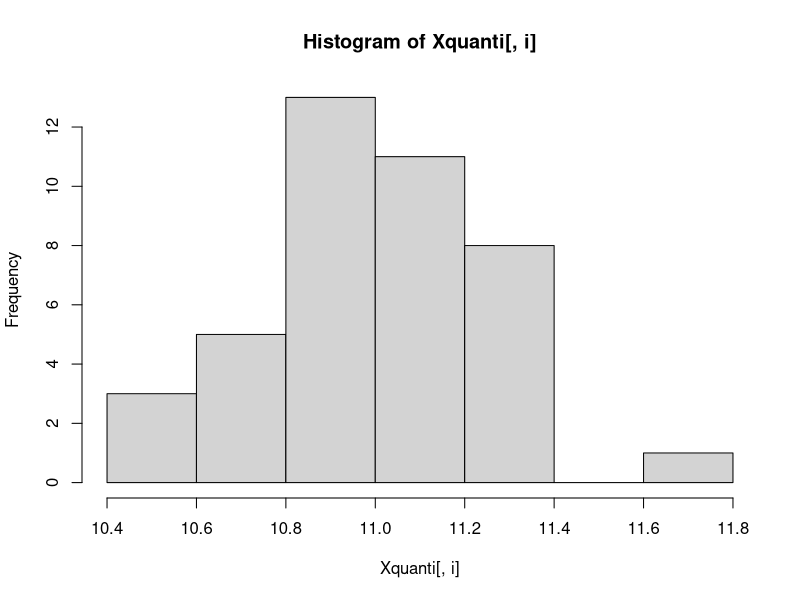
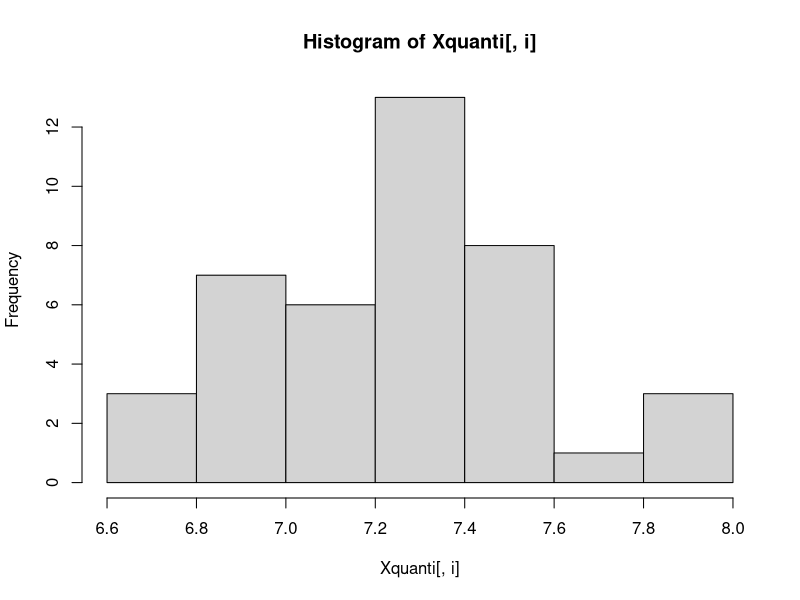
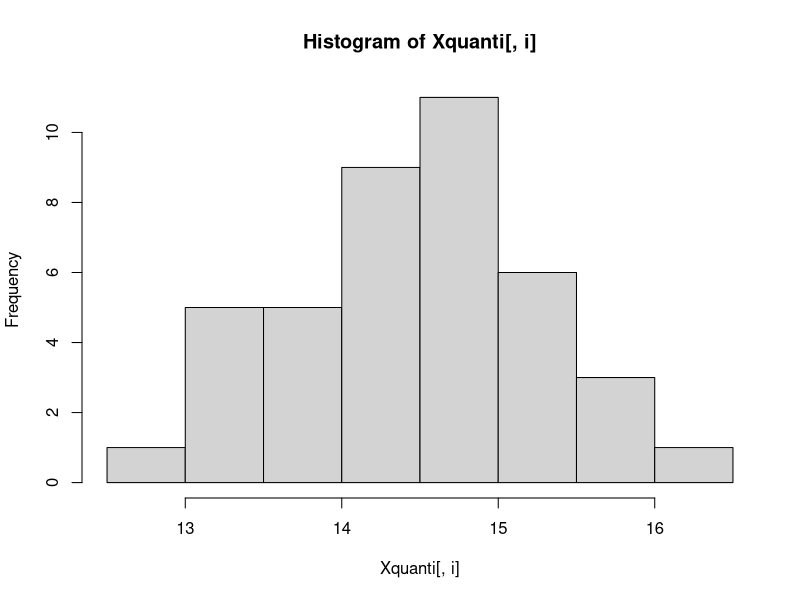
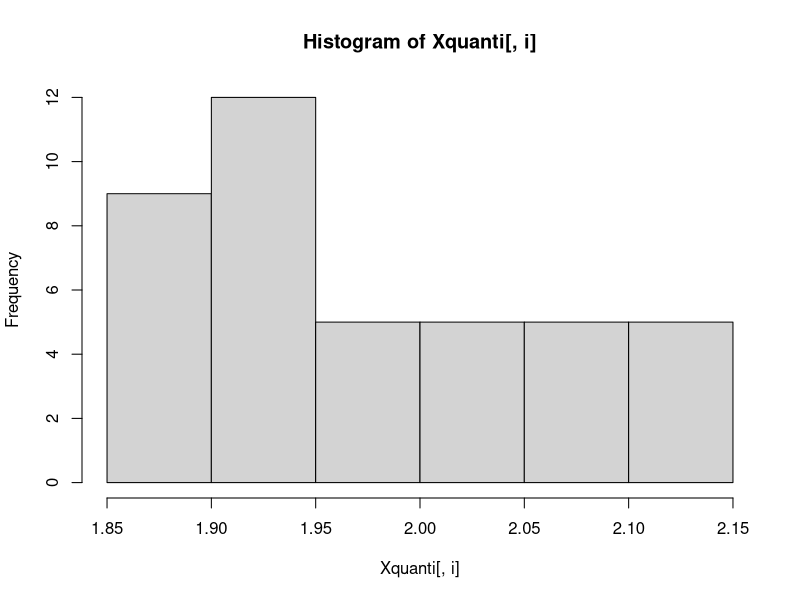
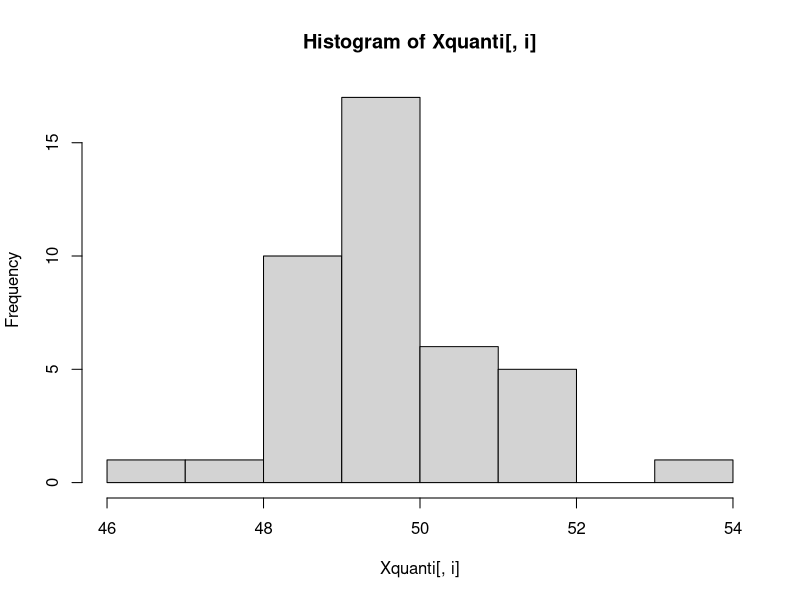
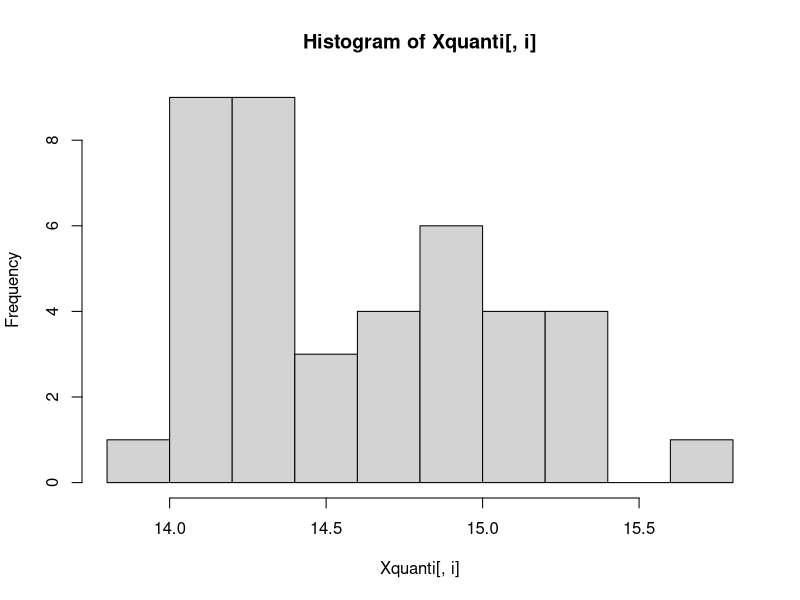
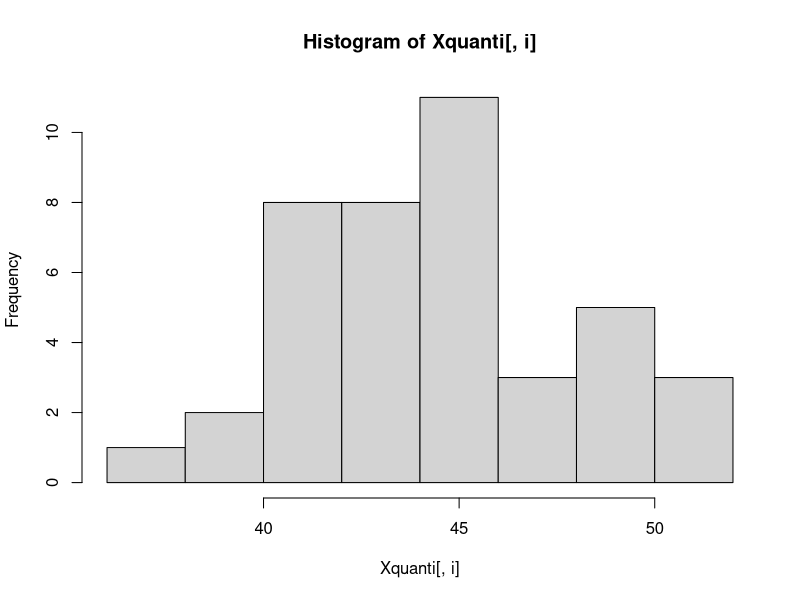
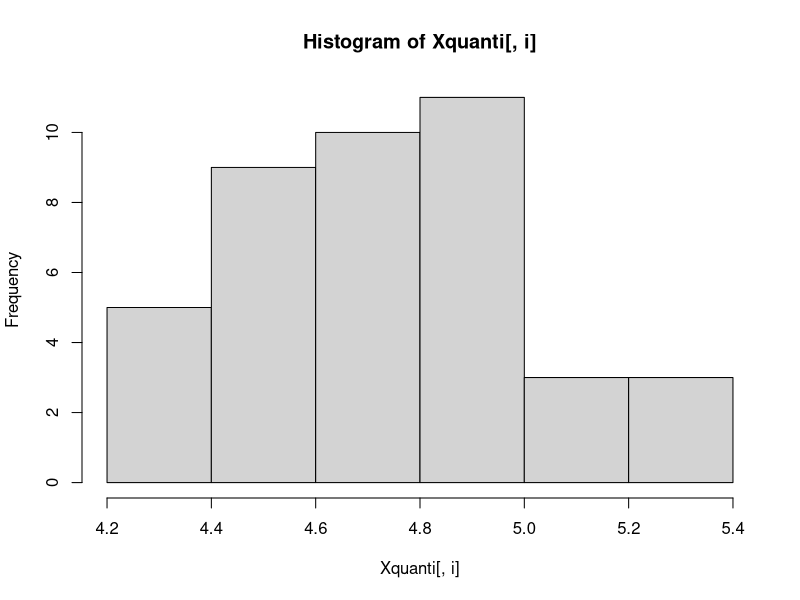

These charts were generated, in order, by the following R code:
## ---- chunk 1
decathlon <- read.table("../../decathlon.csv", 
      header=TRUE, sep=";",dec=".", row.names=1, check.names=FALSE, fileEncoding="latin1")
## ---- chunk 2
summary(decathlon)
Xquanti<-decathlon[,-c(13)]
summary(Xquanti)
#y a t-il des variables manquantes ?  
sum(is.na(Xquanti)) #reponse
apply(Xquanti, 2,var)

for(i in 1:12){
  hist(Xquanti[,i])
}


## ---- chunk 3
plot(Xquanti)
## ---- chunk 4
matrice_cor <- cor(Xquanti)
matrice_cor
## ---- chunk 5
install.packages("corrplot")
library(corrplot)
corrplot(matrice_cor)
## ---- chunk 6
max(matrice_cor)
## ---- chunk 7
min(matrice_cor)
## ---- chunk 8
(sum(matrice_cor > 0.5)-12)/2
## ---- chunk 9
library(FactoMineR)
## ---- chunk 10
 epreuve <- Xquanti[, 1:10]
## ---- chunk 11
res <- PCA(epreuve)
## ---- chunk 12
summary(res)
## ---- chunk 13
res$eig
## ---- chunk 14
plot(res$eig[,2],type="h",lwd=5)
## ---- chunk 15
var_acp <- res$var$coord # extaction tableau coordonnée variable
dim1_max <- rownames(var_acp)[which.max(var_acp[,1])]
dim1_min <- rownames(var_acp)[which.min(var_acp[,1])]
dim2_max <- rownames(var_acp)[which.max(var_acp[,2])]
dim2_min <- rownames(var_acp)[which.min(var_acp[,2])]

extr_frame <- data.frame(
  Axe = c("Dim 1", "Dim 2"),
  Max = c(dim1_max, dim2_max),
  Min = c(dim1_min, dim2_min)
)

extr_frame
## ---- chunk 16
res_pca_11_12 <- PCA(
  Xquanti, #data
  quali.sup = 11,
  quanti.sup = 12
)
## ---- chunk 17
res_pca_11_12_13 <- PCA(
  decathlon[,-11], #data
  quali.sup = 12,
  quanti.sup = 11
)
## ---- chunk 18
summary(res_pca_11_12_13, ncp=2)
## ---- chunk 19
dimdesc(res)
## ---- chunk 20
dimdesc(res, proba=0.2)
## ---- chunk 21
plot(res, cex=0.8, invisible="quali", title="Graphe des individus")
## ---- chunk 22
plot(res, cex=0.8, habillage=1)
## ---- chunk 23
plotellipses(res)
## ---- chunk 24
plot(res, choix="ind", cex=0.8, habillage=1, title="Graphe des individus", axes=3:4)
plot(res, choix="var", title="Graphe des variables", axes=3:4)
## ---- chunk 25
plot(res, cex=0.8, habillage=1, select="cos2 0.7") # cos2 > 0.7
plot(res, cex=0.8, habillage=1, select="contrib 5") # (les 5 variables qui contribuent le +)
plot(res, cex=0.8, habillage=1, select=c("Clay","Karpov")) # selection de certains individus
## ---- chunk 26
plot(res, choix="var", select="contrib 5")
## ---- chunk 27
plot(res, cex=0.8, habillage=1, select="cos2 0.7", title="Performances au decathlon", 
     cex.main=1.1, cex.axis=0.9, shadow=TRUE, auto="y")
